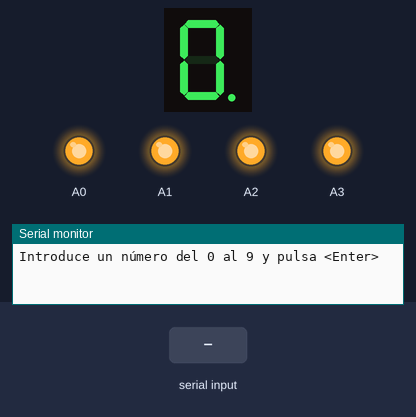
Recording of a sketch running on a simulated Arduino Uno, built with avr-gcc and run on an emulated ATmega328P. Shown: 1-digit seven-segment display, output pins drawn as LEDs (lit = HIGH), the last lines printed to the serial monitor. Wiring (inferred from the names in the program): 1-digit 7-segment display, segments lit when LOW: segments pin 3, pin 4, pin 5, pin 6, pin 7, pin 8, pin 13, pin 2. The inputs (shaded band) are chosen by the test bench. The segment pins are drawn as the display they are named for; pins used as bus, display or sensor lines are not drawn.

Above: at 1.2 s.
1.3 s: "90,45\n" received over Serial
At 2.0 s:
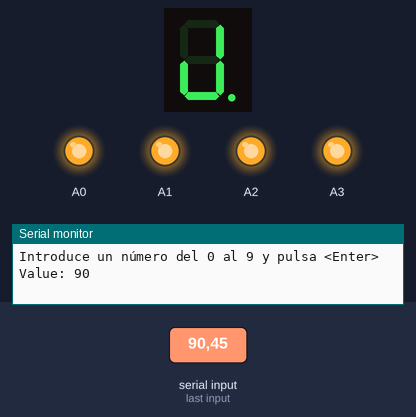
2.8 s: "5\n" received over Serial
At 5.7 s:
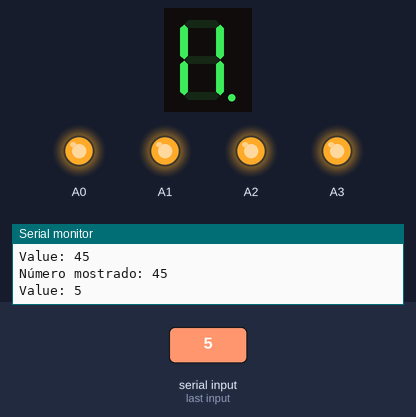
5.8 s: "30,150\n" received over Serial
At 7.8 s:
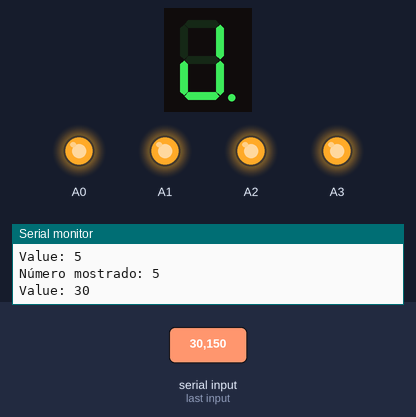
Timing chart, 0 to 9.3 s (numbered marks = the images above; inputs shaded):
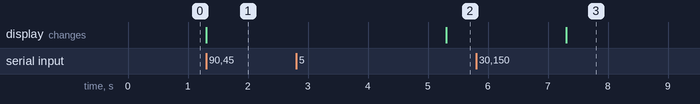

The sketch:

Led7SegmentosL4DigitosPosicion.ino
```cpp
// Valor a mostrar
int value = 8;
// Pines de los segmentos a-g
const int segmentPins[8] = {2,3,4,5,6,7,8,13};
const int digitPins[4] = {9,10,11,12};

// Mapeo de números a segmentos
const byte numbers[10][8] = {
  //a, b, c, d, e, f, g, DP
  { 0, 0, 0, 0, 0, 0, 1, 1 },    // 0
  { 1, 0, 0, 1, 1, 1, 1, 1 },    // 1
  { 0, 0, 1, 0, 0, 1, 0, 1 },    // 2
  { 0, 0, 0, 0, 1, 1, 0, 1 },    // 3
  { 1, 0, 0, 1, 1, 0, 0, 1 },    // 4
  { 0, 1, 0, 0, 1, 0, 0, 1 },    // 5
  { 0, 1, 0, 0, 0, 0, 0, 1 },    // 6
  { 0, 0, 0, 1, 1, 1, 1, 1 },    // 7
  { 0, 0, 0, 0, 0, 0, 0, 1 },    // 8
  { 0, 0, 0, 0, 1, 0, 0, 1 }     // 9
};

void setup() {
  pinMode(A0, OUTPUT);
  pinMode(A1, OUTPUT);
  pinMode(A2, OUTPUT);
  pinMode(A3, OUTPUT);
  // Encendemos pines de activación de dígitos
  analogWrite(A0, 255);
  analogWrite(A1, 255);
  analogWrite(A2, 255);
  analogWrite(A3, 255);
  // Establecemos pines del dígito y los apagamos
  for (int i = 0; i < 9; i++) {
    pinMode(segmentPins[i], OUTPUT);
    digitalWrite(segmentPins[i], HIGH);
  }
  Serial.begin(9600);
  Serial.println("Introduce un número del 0 al 9 y pulsa <Enter>");
}

void displayNumber(int pos, int num) {
  // Encender pines que correspondan al número
  if (num >= 0 && num <= 9) {
    for (int i = 0; i < 9; i++) {
      digitalWrite(segmentPins[i], numbers[num][i]);
    }
  } else {
    Serial.print("Número no válido ");
    Serial.println(num);
  }
  // Encendemos pines de activación de dígitos
  analogWrite(pos, 255);
  //Serial.println(pos);
}

void displayDigitos(int numero) {
  int digit_0 = numero%10;
  int digit_1 = (numero%100) / 10;
  int digit_2 = (numero%1000) / 100;
  int digit_3 = numero / 1000;
  displayNumber(0, digit_0);
  displayNumber(1, digit_1);
  displayNumber(2, digit_2);
  displayNumber(3, digit_3);
}


static bool available() {
  static unsigned long measurement_timestamp = millis();
  /* Measure once every four seconds. */
  if (millis() - measurement_timestamp > 300ul) {
    // initialize timer
    measurement_timestamp = millis();
    return (true);
  }
  return (false);
}

void loop() {
  if (Serial.available()) {
    value = Serial.parseInt();
    Serial.print("Value: ");
    Serial.println(value);
    if (value < 10) {
      displayNumber(0, value);
    } else {
      displayDigitos(value);
    }
    delay(2000);
    Serial.print("Número mostrado: ");
    Serial.println(value);
  } else {
    if (value < 10) {
      displayNumber(0, value);
    } else {
      displayDigitos(value);
    }
  }
}

/*
Experimento:
Conecto una resistencia de 150 Ohmios en cada uno de los pines del LED (7 A 13)
  -> VCC -> 5 voltios
  -> D7 A D13 -> a..g
Cargo el programa en Arduino UNO
  - Al ejecutarse se ecienden todos los segmentos
*/
```

Measured:
- after the input at 1.3 s, the display: changes at once (image 1)
- after the input at 2.8 s, the display: changes after 2.5 s (image 2)
- after the input at 5.8 s, the display: changes after 1.5 s (image 3)
